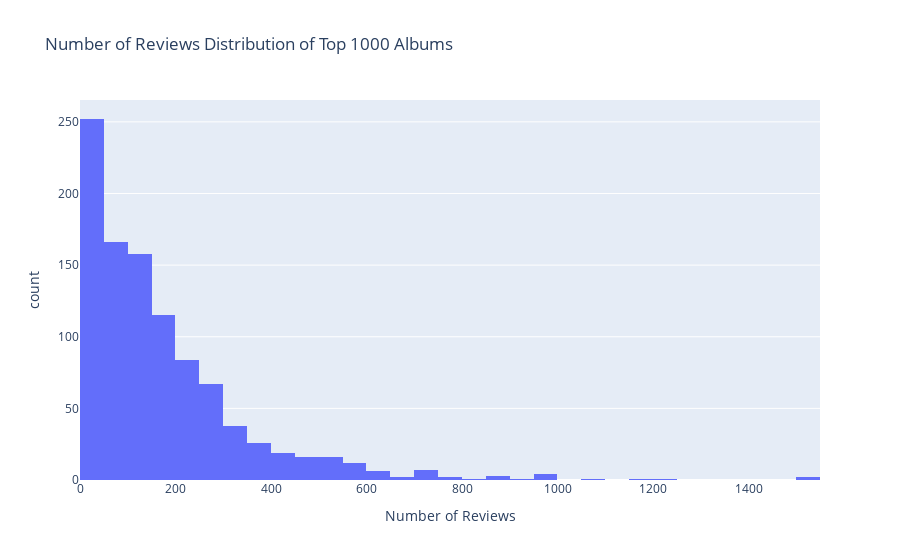

Notebook cell for this chart:
### Code cell
fig = px.histogram(top_1000, x="Number of Reviews",title='Number of Reviews Distribution of Top 1000 Albums')
fig.show(renderers='svg')

### Figure 1 — Plotly figure (JSON) as saved in the notebook; plotly's stock layout.template omitted (floating-point values rounded to 4 significant figures; data arrays with more than 128 entries replaced by an {"elided": "..."} marker saying what was removed)
{"data": [{"alignmentgroup": "True", "bingroup": "x", "hovertemplate": "Number of Reviews=%{x}<br>count=%{y}<extra></extra>", "legendgroup": "", "marker": {"color": "#636efa", "pattern": {"shape": ""}}, "name": "", "offsetgroup": "", "orientation": "v", "showlegend": false, "type": "histogram", "x": {"elided": "1000 int values"}, "xaxis": "x", "yaxis": "y"}], "layout": {"barmode": "relative", "legend": {"tracegroupgap": 0}, "title": {"text": "Number of Reviews Distribution of Top 1000 Albums"}, "xaxis": {"anchor": "y", "domain": [0, 1], "title": {"text": "Number of Reviews"}}, "yaxis": {"anchor": "x", "domain": [0, 1], "title": {"text": "count"}}}}
